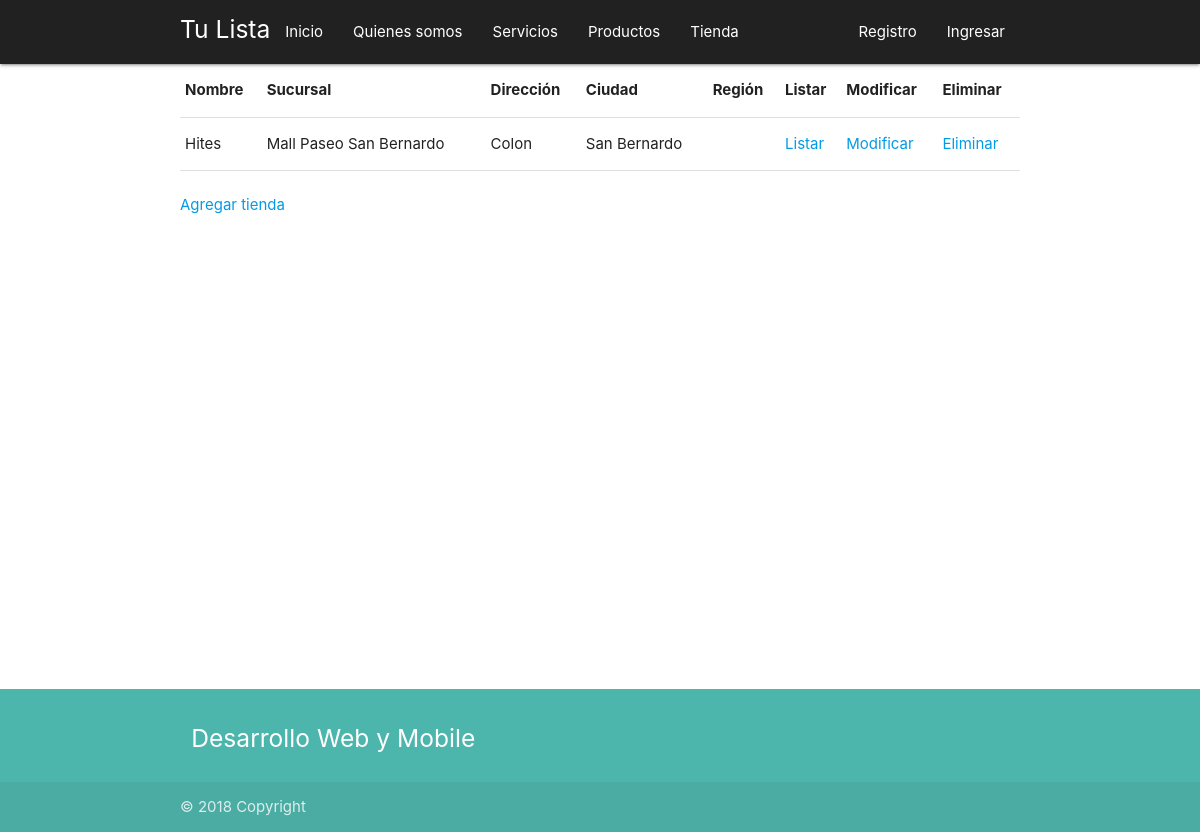
/list_tienda, run on the app's committed database.
### compras/models.py (models this page shows)
class Tienda(models.Model):
    nombre = models.CharField(max_length=80)
    sucursal = models.CharField(max_length=80)
    direccion = models.CharField(max_length=80)
    ciudad = models.ForeignKey(Ciudad, on_delete=models.CASCADE,blank=True)

class Ciudad(models.Model):
    nombre = models.CharField(max_length=20)
    region = models.ForeignKey(Region, on_delete=models.CASCADE,blank=True)
    def __str__(self):
        return self.nombre

### compras/views.py (the view)
# urls.py: path('list_tienda', views.TiendaList.as_view(), name='tienda_list'),
class TiendaList(ListView):
    model = Tienda

### compras/templates/compras/tienda_list.html (shortened to what this page needs)
{% extends 'compras/base.html'%}
{% block content %}
<div class="container">
    <table border="1">
    <thead>
        <tr>
        <th>Nombre</th>
        <th>Sucursal</th>
        <th>Dirección</th>
        <th>Ciudad</th>
        <th>Región</th>
        <th>Listar</th>
        <th>Modificar</th>
        <th>Eliminar</th>
        </tr>
    </thead>
    <body>
        {% for tienda in object_list %}
        <tr>
        <td>{{ tienda.nombre }}</td>
        <td>{{ tienda.sucursal }}</td>
        <td>{{ tienda.direccion }}</td>
        <td>{{ tienda.ciudad }}</td>
        <td>{{ tienda.region }}</td>
        <td><a href="{% url "tienda_view" tienda.id %}">Listar</a></td>
        <td><a href="{% url "tienda_edit" tienda.id %}">Modificar</a></td>
        <td><a href="{% url "tienda_delete" tienda.id %}">Eliminar</a></td>
        </tr>
        {% endfor %}
    </table>
    </body>
    <br>
    <a href="{% url "tienda_new" %}">Agregar tienda</a>
    <br>
    <br>
    <br>
    <br>
    <br>
    <br>
    <br>
    <br>
    <br>
    <br>
    <br>
    <br>
    <br>
    <br>
    <br>
    <br>
    <br>
    <br>
    <br>
    <br>
    <br>
    <br>
{% endblock %}

### data on the page
Tienda: nombre "Hites", sucursal "Mall Paseo San Bernardo", direccion "Colon", ciudad "San Bernardo"
